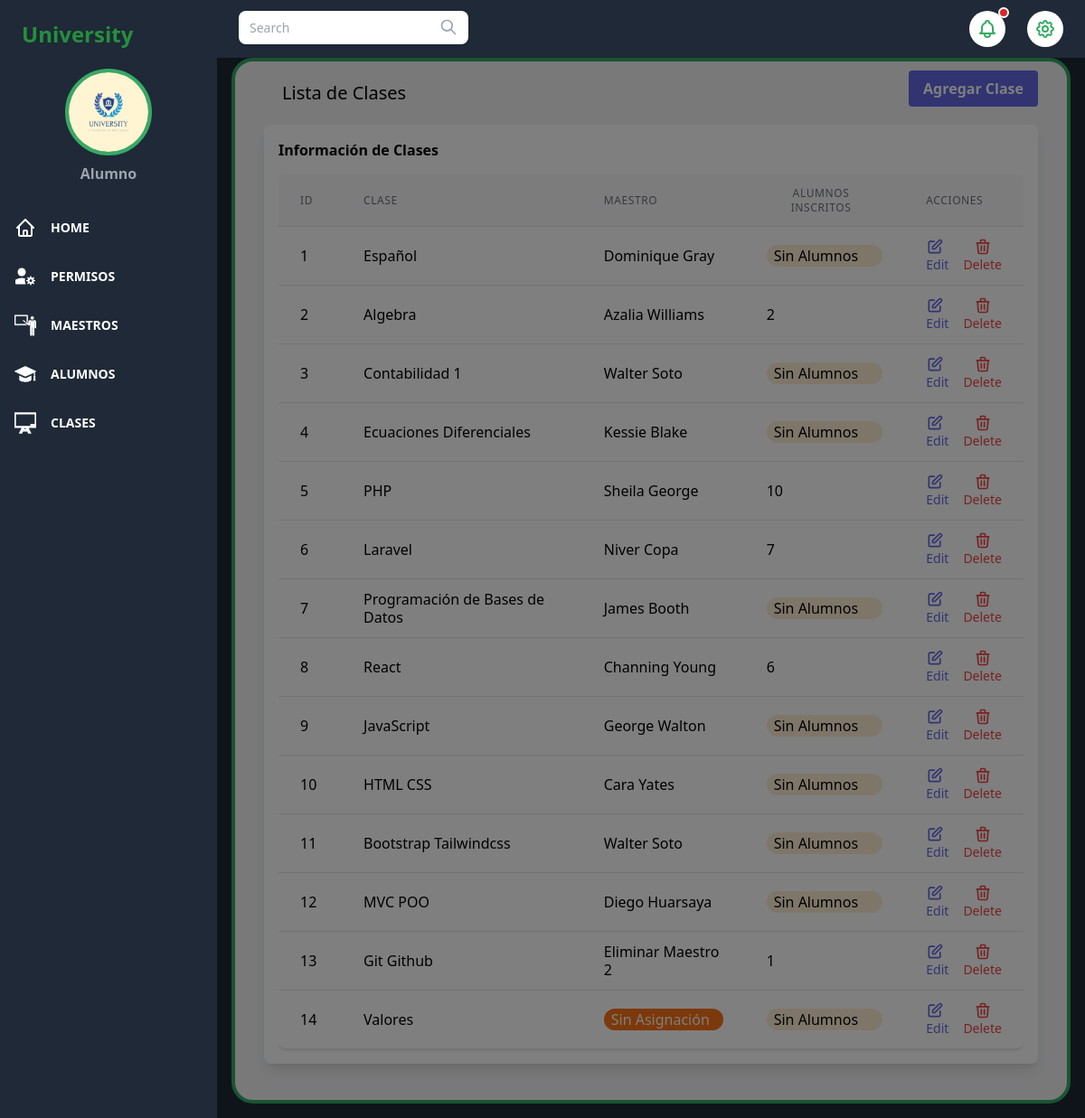
The page /clases (signed in) on the database its author committed.
### tables this page shows
CREATE TABLE `clases` (
  `id` int(11) NOT NULL,
  `nombre` varchar(150) DEFAULT NULL
);

### views/clases/read.php (the view, shortened to what the rows shown need)
<!DOCTYPE html>
<html x-data="data('bienvenido')" lang="es">
<head>
    <link href="../css/output.css" rel="stylesheet">
</head>
<body>
    <?php
    require_once $_SERVER["DOCUMENT_ROOT"] . "/models/Model.php";
    ?>
    <div class="flex h-screen bg-gray-800 " :class="{ 'overflow-hidden': isSideMenuOpen }">
        <div class="flex flex-col flex-1 w-full overflow-y-auto">
            <main class="">
                <div class="grid mb-4 pb-10 px-8 mx-4 rounded-3xl bg-gray-100 border-4 border-green-400">
                    <div class="flex justify-between items-end">
                        <div>
                            <h1 class="mt-5 mx-5 text-xl">Lista de Clases</h1>
                        </div>
                    </div>
                    <div class="grid grid-cols-12 gap-6">
                        <div class="grid grid-cols-12 col-span-12 gap-6 xxl:col-span-9">
                            <div class='col-span-12 mt-5'>
                                <div class="grid gap-2 grid-cols-1 lg:grid-cols-1">
                                    <div class="bg-white p-4 shadow-lg rounded-lg">
                                        <h2 class="font-bold text-base">Información de Clases</h2>
                                        <div class="mt-4">
                                            <div class="flex flex-col">
                                                <div class="-my-2 overflow-x-auto">
                                                    <div class="py-2 align-middle inline-block min-w-full">
                                                        <div class="shadow overflow-hidden border-b border-gray-200 sm:rounded-lg bg-white">
                                                            <table class="min-w-full divide-y divide-gray-200">
                                                                <thead>
                                                                    <tr>
                                                                        <th class="px-6 py-3 bg-gray-50 text-xs leading-4 font-medium text-gray-500 uppercase tracking-wider">
                                                                            <div class="flex cursor-pointer">
                                                                                <span class="mr-2">Id</span>
                                                                            </div>
                                                                        </th>
                                                                        <th class="px-6 py-3 bg-gray-50 text-xs leading-4 font-medium text-gray-500 uppercase tracking-wider">
                                                                            <div class="flex cursor-pointer">
                                                                                <span class="mr-2">Clase</span>
                                                                            </div>
                                                                        </th>
                                                                        <th class="px-6 py-3 bg-gray-50 text-xs leading-4 font-medium text-gray-500 uppercase tracking-wider">
                                                                            <div class="flex cursor-pointer">
                                                                                <span class="mr-2">Maestro</span>
                                                                            </div>
                                                                        </th>
                                                                        <th class="px-6 py-3 bg-gray-50 text-xs leading-4 font-medium text-gray-500 uppercase tracking-wider">
                                                                            <div class="flex cursor-pointer">
                                                                                <span class="mr-2">Alumnos Inscritos</span>
                                                                            </div>
                                                                        </th>
                                                                        <th class="px-6 py-3 bg-gray-50 text-xs leading-4 font-medium text-gray-500 uppercase tracking-wider">
                                                                            <div class="flex cursor-pointer">
                                                                                <span class="mr-2">Acciones</span>
                                                                            </div>
                                                                        </th>
                                                                    </tr>
                                                                </thead>
                                                                <tbody class="bg-white divide-y divide-gray-200">
                                                                    <?php
                                                                    foreach ($clases as $clase) {
                                                                        switch ($clase["maestro_nombre"]) {
                                                                            case Null:
                                                                                $maestroAsignado = "Sin Asignación";
                                                                                $estilo = "bg-orange-500 text-white rounded-full px-2 py-0.5";
                                                                                break;
                                                                            default:
                                                                                $maestroAsignado = $clase["maestro_nombre"];
                                                                                $estilo = "";
                                                                                break;
                                                                        }
                                                                        switch ($clase["inscritos"]) {
                                                                            case 0:
                                                                                $alumnosInscritos = "Sin Alumnos";
                                                                                $estilo2 = "bg-orange-100 text-black text-bold rounded-full px-2 py-0.5";
                                                                                break;
                                                                            default:
                                                                                $alumnosInscritos = $clase["inscritos"];
                                                                                $estilo2 = "";
                                                                                break;
                                                                        }
                                                                    ?>
                                                                        <tr>
                                                                            <td class="px-6 py-3 whitespace-no-wrap text-md leading-5">
                                                                                <p><?= $clase["clase_id"] ?></p>
                                                                            </td>
                                                                            <td class="px-6 py-3 whitespace-no-wrap text-md leading-5">
                                                                                <p><?= $clase["clase_nombre"] ?></p>
                                                                            </td>
                                                                            <td class="px-6 py-3 whitespace-no-wrap text-md leading-5">
                                                                                <p class="<?= $estilo ?>"><?= $maestroAsignado ?></p>
                                                                            </td>
                                                                            <td class="px-6 py-3 whitespace-no-wrap text-md leading-5">
                                                                                <p class="<?= $estilo2 ?>"><?= $alumnosInscritos ?></p>
                                                                            </td>
                                                                            <td class="px-6 py-3 whitespace-no-wrap text-sm leading-5">
                                                                                <div class="flex space-x-4" id="open-btn">
                                                                                    <a class="text-blue-500 hover:text-blue-600" href='#'>
                                                                                        <svg xmlns="http://www.w3.org/2000/svg" class="w-5 h-5 mr-1" fill="none" viewBox="0 0 24 24" stroke="currentColor">
                                                                                            <path stroke-linecap="round" stroke-linejoin="round" stroke-width="2" d="M11 5H6a2 2 0 00-2 2v11a2 2 0 002 2h11a2 2 0 002-2v-5m-1.414-9.414a2 2 0 112.828 2.828L11.828 15H9v-2.828l8.586-8.586z" />
                                                                                        </svg>
                                                                                        <p>Edit</p>
                                                                                    </a>
                                                                                    <a href="#" class="text-red-500 hover:text-red-600">
                                                                                        <p>Delete</p>
                                                                                    </a>
                                                                                </div>
                                                                            </td>
                                                                        </tr>
                                                                    <?php
                                                                    }
                                                                    ?>
                                                                </tbody>
                                                            </table>
                                                        </div>
                                                    </div>
                                                </div>
                                            </div>
                                        </div>
                                    </div>
                                </div>
                            </div>
                        </div>
                    </div>
                </div>
            </main>
        </div>
    </div>
</body>
</html>

### rows shown on the page
clases: id "1", nombre "Español", maestroAsignado "Dominique Gray", alumnosInscritos "Sin Alumnos"
clases: id "2", nombre "Algebra", maestroAsignado "Azalia Williams", alumnosInscritos "2"
clases: id "3", nombre "Contabilidad 1", maestroAsignado "Walter Soto", alumnosInscritos "Sin Alumnos"
clases: id "4", nombre "Ecuaciones Diferenciales", maestroAsignado "Kessie Blake", alumnosInscritos "Sin Alumnos"
clases: id "5", nombre "PHP", maestroAsignado "Sheila George", alumnosInscritos "10"
clases: id "6", nombre "Laravel", maestroAsignado "Niver Copa", alumnosInscritos "7"
clases: id "7", nombre "Programación de Bases de Datos", maestroAsignado "James Booth", alumnosInscritos "Sin Alumnos"
clases: id "8", nombre "React", maestroAsignado "Channing Young", alumnosInscritos "6"
clases: id "9", nombre "JavaScript", maestroAsignado "George Walton", alumnosInscritos "Sin Alumnos"
clases: id "10", nombre "HTML CSS", maestroAsignado "Cara Yates", alumnosInscritos "Sin Alumnos"
clases: id "11", nombre "Bootstrap Tailwindcss", maestroAsignado "Walter Soto", alumnosInscritos "Sin Alumnos"
clases: id "12", nombre "MVC POO", maestroAsignado "Diego Huarsaya", alumnosInscritos "Sin Alumnos"
clases: id "13", nombre "Git Github", maestroAsignado "Eliminar Maestro 2", alumnosInscritos "1"
clases: id "14", nombre "Valores", maestroAsignado "Sin Asignación", alumnosInscritos "Sin Alumnos"

### other values the page prints
$rol "Alumno"
